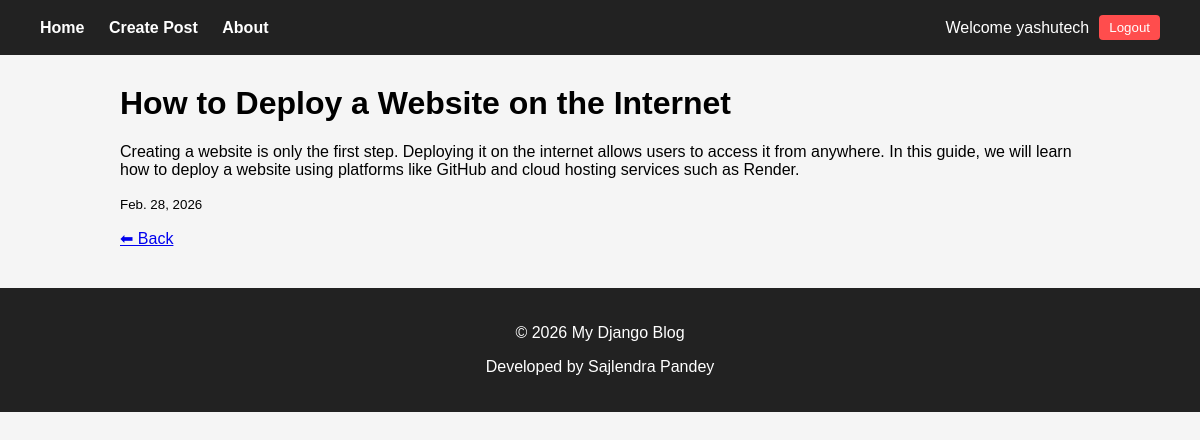
The app's page /post/5/ (signed in) with its own data.
### home/models.py (models this page shows, shortened)
class Post(models.Model):
    Title=models.CharField(max_length=50)
    Description=models.TextField()
    Image=models.ImageField(upload_to='posts/',null=True, blank=True,max_length=255)
    Created_at=models.DateField(auto_now_add=True)
    user=models.ForeignKey(User,on_delete=models.CASCADE,null=True)

### home/views.py (the view)
# urls.py: path('post/<int:id>/',views.post_details,name='post_details'),
def post_details(request,id):
    post=get_object_or_404(Post,id=id)
    return render(request,"post_details.html",{'post':post})

### home/templates/post_details.html
{% extends 'base.html' %}
{% block content %}
<h1>{{ post.Title }}</h1>
<p>{{ post.Description }}</p>
<p><small>{{ post.Created_at }}</small></p>
<a href="/">⬅ Back</a>
{% endblock %}

### home/templates/base.html (shortened to what this page needs)
{% load static %}
<!DOCTYPE html>
<html>
<head>
</head>
<body>
<div class="navbar">
<div class="nav-left">
<a href="{% url 'index' %}">Home</a>
<a href="{% url 'create_post' %}">Create Post</a>
<a href="{% url 'about' %}">About</a>
</div>
<div class="nav-right">
{% if user.is_authenticated %}
<span>Welcome {{ user.username }}</span>
<form action="{% url 'logout' %}" method="POST" style="display:inline;">
<button class="logout-btn" type="submit">Logout</button>
</form>
{% else %}
<a href="{% url 'login' %}">Login</a>
<a href="{% url 'register' %}">Register</a>
{% endif %}
</div>
</div>
<div class="container">
{% block content %}
{% endblock %}
</div>
<div class="footer">
<p>© 2026 My Django Blog</p>
<p>Developed by Sajlendra Pandey</p>
</div>
</body>
</html>

### home/templates/base.html (style rules this page uses)
body { font-family: Arial, sans-serif; margin:0; background:#f5f5f5; }
.navbar { background:#222; color:white; padding:15px 40px; display:flex; justify-content:space-between; align-items:center; }
.nav-left a { color:white; margin-right:20px; text-decoration:none; font-weight:bold; }
.nav-right { display:flex; align-items:center; }
.logout-btn { background:#ff4d4d; border:none; color:white; padding:5px 10px; border-radius:4px; cursor:pointer; margin-left:10px; }
.container { width:80%; margin:auto; margin-top:30px; }
.footer { margin-top:40px; padding:20px; text-align:center; background:#222; color:white; }

### records on screen
Post: Title "How to Deploy a Website on the Internet", Description "Creating a website is only the first step. Deploying it on the internet allows users to access it from anywhere. In this guide, we will learn how to deploy a website using platforms like GitHub and cloud hosting services such as Render.", Created_at "Feb. 28, 2026"

### other values on screen
{{ user.username }} "yashutech"
